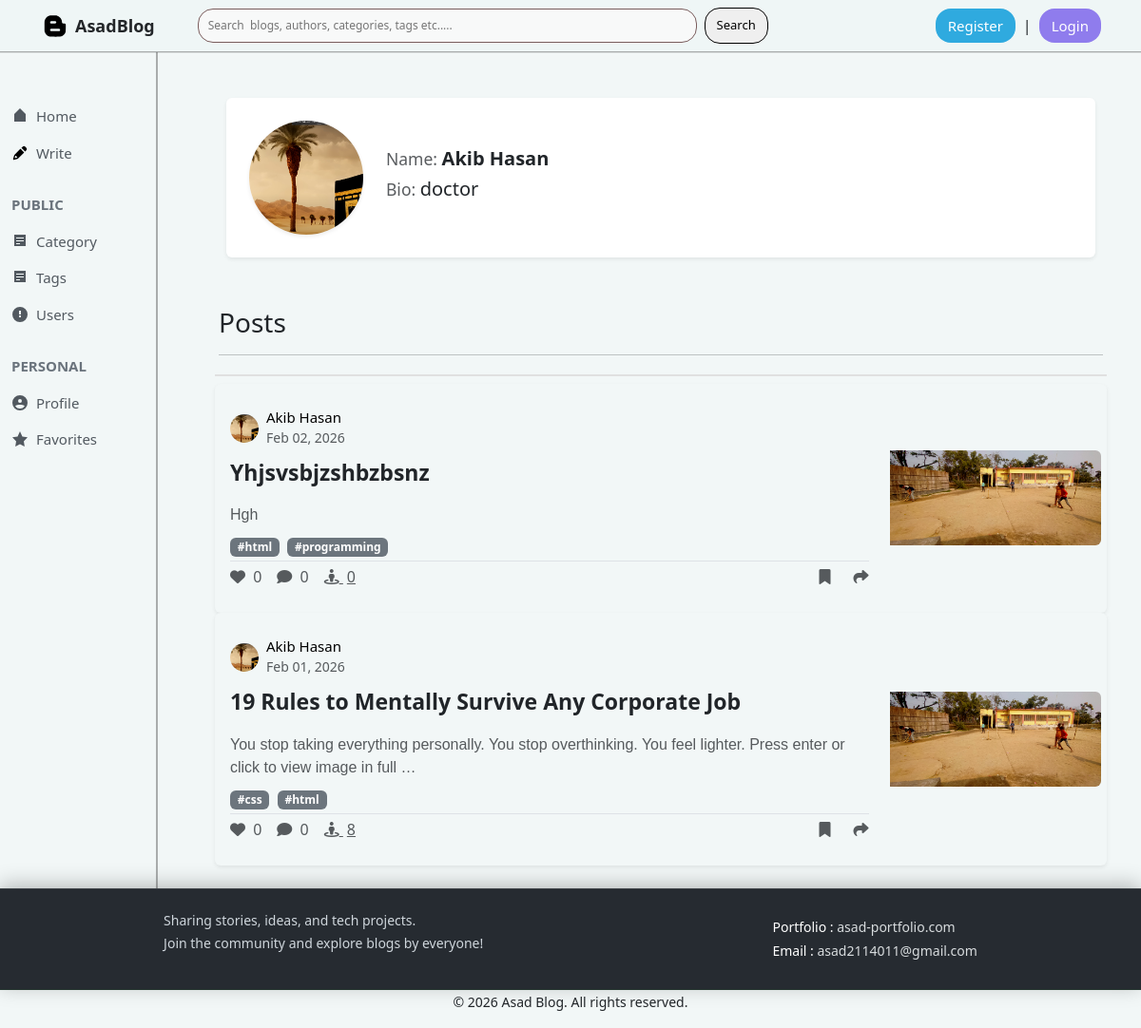
Screenshot of /all_users/profile/akib-hasan with the database file from the repository.
### author/models.py (models this page shows, shortened)
class Author(models.Model):
    user=models.OneToOneField(User,on_delete=models.CASCADE,related_name="author_profile")
    name=models.CharField(max_length=100)
    slug=models.SlugField(max_length=120,unique=True,blank=True)
    bio=models.TextField()
    email=models.EmailField(max_length=100)
    profile_image=models.ImageField(upload_to='authors/',blank=True,null=True)
    created_at=models.DateTimeField(auto_now_add=True)

### posts/models.py (models this page shows, shortened)
class Post(models.Model):
    title=models.CharField(max_length=200)
    slug=models.SlugField(max_length=250,unique=True,blank=True)
    content=HTMLField()
    post_image=models.ImageField(upload_to='posts/',blank=True,null=True)
    view_count=models.PositiveIntegerField(default=0)
    catagory=models.ForeignKey(catagory,on_delete=models.PROTECT,related_name='posts')
    author=models.ForeignKey(Author,on_delete=models.CASCADE,related_name='posts')
    tags=models.ManyToManyField(Tag,blank=True,related_name='posts')
    created_at=models.DateTimeField(auto_now_add=True)
    updated_at=models.DateTimeField(auto_now=True)
    class Meta:
        ordering=['-created_at']

### catagories/models.py (models this page shows, shortened)
class Tag(models.Model):
    name=models.CharField(max_length=50,unique=True)
    slug=models.SlugField(max_length=60,unique=True,blank=True)
    created_at=models.DateTimeField(auto_now_add=True)
    class Meta:
        ordering=['name']

### blog_project/views.py (the view)
# urls.py: path('all_users/profile/<slug>', views.users_profile, name='users_profile'),
def users_profile(request,slug):
    author=get_object_or_404(Author,slug=slug)
    posts=Post.objects.filter(author=author)
    context={
        'posts':posts,
        'author':author,
    }
    return render(request,'users_profile.html',context)

### templates/users_profile.html (shortened to what this page needs)
{% extends 'base.html' %}
{%load static%}
{% block content %}
<div class="container-fluid px-3 px-md-4 mt-4">
    <div class="card mb-4 shadow-sm border-0">
        <div class="card-body p-3 p-md-4">
            <div class="row align-items-center">
                <div class="col-12 col-md-auto text-center text-md-start mb-3 mb-md-0">
                    {% if author.profile_image %}
                    <img src="{{ author.profile_image.url }}" alt="{{ author.name }}" class="rounded-circle shadow-sm"
                        style="width: 120px; height: 120px; object-fit: cover;">
                    {% else %}
                    <div class="rounded-circle bg-primary text-white d-inline-flex align-items-center justify-content-center shadow-sm"
                        style="width: 120px; height: 120px; font-size: 48px; font-weight: bold;">
                        {{ author.name|first|upper }}
                    </div>
                    {% endif %}
                </div>
                <div class="col-12 col-md">
                    <div class="profile-info">
                        <h5 class="mb-2">
                            <span class="text-muted small d-inline">Name: </span>
                            <span class="fw-semibold d-inline">{{ author.name }}</span>
                        </h5>
                        <h5 class="mb-2">
                            <span class="text-muted  small d-inline">Bio: </span>
                            <span class="mb-0 d-inline">{{ author.bio|default:"No bio available" }}</span>
                        </h5>
                    </div>
                </div>
            </div>
        </div>
    </div>
</div>
<div class="home-container m-0">
    <div class="container-fluid py-4">
        <div class="row">
            <div class="col-12">
                <div class="header mb-2 p-1"
                    style="background-color: #f2f7f7;border-bottom: 2px solid #e0e0e0; padding: 15px 0;">
                    <h3> Posts </h3>
                    <hr>
                </div>
                {% for post in posts %}
                <div class="card shadow-sm border-0 post-card" style="padding: 10px 0px; background-color: #f2f7f7;">
                    <div class="row g-0">
                        {% if post.post_image %}
                        <div class="col-md-9">
                            {% else %}
                            <div class="col-md-12">
                                {% endif %}
                                <div class="card-body p-3">
                                    <div class="post-header d-flex justify-content-between">
                                        <div class="d-flex align-items-center mb-2">
                                            {% if post.author.profile_image %}
                                            <img src="{{ post.author.profile_image.url }}" class="rounded-circle me-2"
                                                alt="{{ post.author.name }}" width="30" height="30"
                                                style="object-fit: cover;">
                                            {% else %}
                                            <div class="rounded-circle bg-primary text-white d-flex align-items-center justify-content-center me-2"
                                                style="width: 30px; height: 30px; font-weight: bold;">
                                                {{ post.author.name|first|upper }}
                                            </div>
                                            {% endif %}
                                            <div>
                                                <a href="#" style="text-decoration: none; color: black;">
                                                    <h6 class="mb-0" style="font-size: 15px;">{{ post.author.name }}
                                                    </h6>
                                                </a>
                                                <small class="text-muted">
                                                    {{post.created_at|date:'M d, Y'}}
                                                </small>
                                            </div>
                                        </div>
                                    </div>
                                    <div class=" mb-2">
                                        <div class="d-flex align-items-center justify-content-between gap-1 ">
                                            <a href="{% url 'post_details' post.id %}" class="text-decoration-none text-dark card-title "
                                                style="font-size: 23px; font-weight: bold;">
                                                {{ post.title }}
                                            </a>
                                        </div>
                                    </div>
                                    <p class="card-text text-muted mb-2"
                                        style="font-family: Arial, Helvetica, sans-serif;">
                                        {{post.content|safe|truncatewords_html:20}}
                                    </p>
                                    <div class="mb-1">
                                        {% for tag in post.tags.all %}
                                        <span class="badge bg-secondary me-1">#{{ tag.name }}</span>
                                        {% endfor %}
                                    </div>
                                    <div class="d-flex justify-content-between align-items-center pt-1 border-top">
                                        <div class="d-flex gap-3">
                                            <a href="{% url 'post_details' post.id%}" class="text-decoration-none text-muted interaction-link">
                                                <i class="fa-solid fa-heart"></i>
                                                <span class="ms-1">{{ post.likes.count }}</span>
                                            </a>
                                            <a href="{% url 'post_details' post.id%}" class="text-decoration-none text-muted interaction-link">
                                                <i class="fa-solid fa-comment"></i>
                                                <span class="ms-1">{{ post.comments.count }}</span>
                                            </a>
                                            <a href="{% url 'post_details' post.id%}" class="text-muted">
                                                <i class="fa-solid fa-street-view"></i>
                                                <span class="ms-1">{{ post.view_count }}</span>
                                            </a>
                                        </div>
                                        <div class="d-flex gap-4">
                                            <a href="#" class="text-decoration-none text-muted interaction-link">
                                                <i class="fa-solid fa-bookmark"></i>
                                            </a>
                                            <div class="dropdown">
                                                <a href="#" class="text-decoration-none text-muted interaction-link"
                                                    data-bs-toggle="dropdown" aria-expanded="false">
                                                    <i class="fa-solid fa-share"></i>
                                                </a>
                                            </div>
                                        </div>
                                    </div>
                                </div>
                            </div>
                            {% if post.post_image %}
                            <div class="col-md-3 d-flex align-items-center justify-content-center post_image_lg">
                                <img src="{{ post.post_image.url }}" class="img-fluid rounded-end  object-fit-cover"
                                    alt="No image" style="max-height: 100px; min-height: 100px;">
                            </div>
                            {% endif %}
                        </div>
                    </div>
                    {% empty %}
                    <div class="text-center py-5">
                        <p class="text-muted">No posts available{% if selected_category %} in this category{% endif %}.
                        </p>
                    </div>
                {% endfor %}
                </div>
            </div>
        </div>
    </div>
</div>
{% endblock %}

### static/css/base.css (style rules this page uses)
html { overflow-y: scroll; }
body { background-color: #f2f7f7; margin: 0; display: flex; flex-direction: column; min-height: 100vh; }

### static/css/home.css (style rules this page uses)
.post-card { transition: transform 0.2s, box-shadow 0.2s; }
.object-fit-cover { object-fit: cover; }

### rows the page displays
Author: profile_image (picture), name "Akib Hasan", bio "doctor"
Post: author.profile_image (picture), author.name "Akib Hasan", created_at "Feb 02, 2026", title "Yhjsvsbjzshbzbsnz", content "Hgh", likes.count "0", comments.count "0", view_count "0", post_image (picture)
Tag: name "html"
Tag: name "programming"
Post: author.profile_image (picture), author.name "Akib Hasan", created_at "Feb 01, 2026", title "19 Rules to Mentally Survive Any Corporate Job", content "You stop taking everything personally. You stop overthinking. You feel lighter. Press enter or click to view image in full …", likes.count "0", comments.count "0", view_count "8", post_image (picture)
Tag: name "css"
